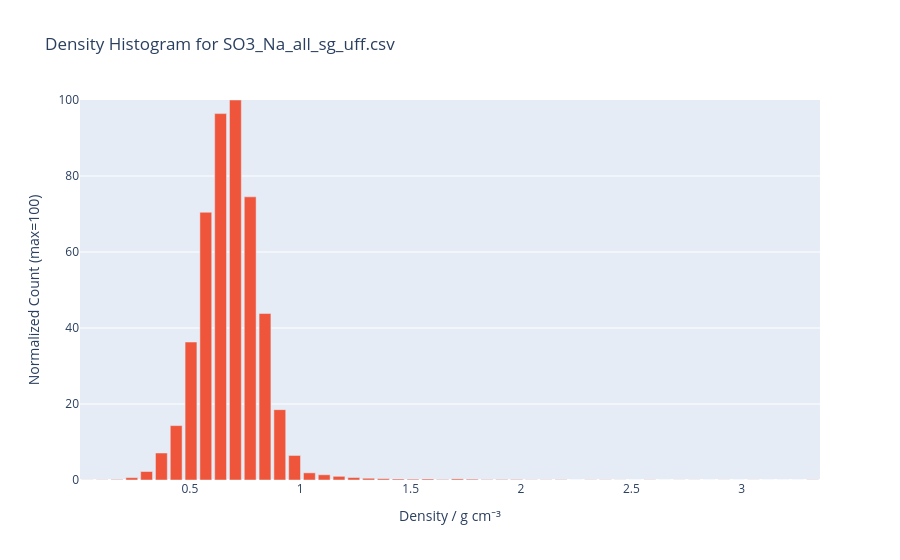
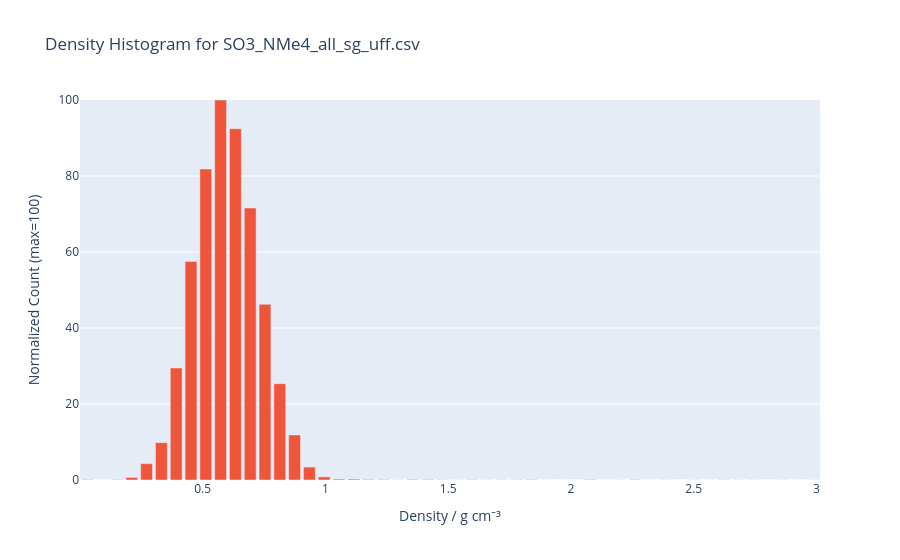
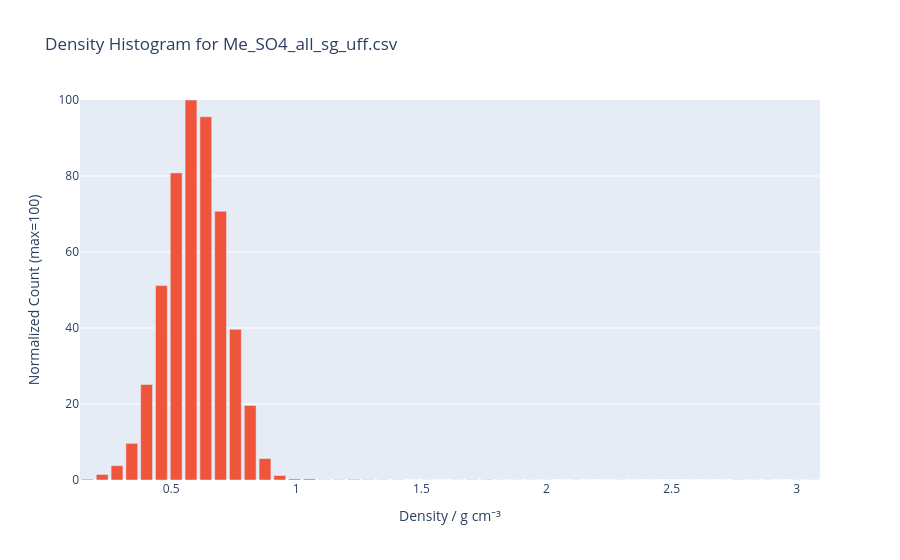

The notebook cell saved with these charts, in order:
### Code cell
import plotly.graph_objects as go
from plotly.subplots import make_subplots


def plot_density_histogram(csv_path, n_bins=50):
    """
    Plot a histogram of densities from a CSV file.
    The tallest bin is normalized to 100.
    """
    df = pd.read_csv(csv_path)
    densities = []

    # Assuming density is in the first column of each 3-column block
    for i in range(3, df.shape[1], 3):
        col = pd.to_numeric(df.iloc[:, i], errors='coerce').dropna()
        densities.extend(col.tolist())

    # Compute histogram
    counts, bins = np.histogram(densities, bins=n_bins)
    bin_centers = (bins[:-1] + bins[1:]) / 2

    # Normalize so tallest bin = 100
    if len(counts) > 0:
        counts = counts / counts.max() * 100

    # Plot
    fig = px.bar(
        x=bin_centers,
        y=counts,
        title=f"Density Histogram for {csv_path}",
        labels={"x": "Density / g cm⁻³", "y": "Normalized Count (max=100)"},
        color_discrete_sequence=['#EF553B']
    )
    fig.update_yaxes(range=[0, 100])
    fig.show()

plot_density_histogram('SO3_Na_all_sg_uff.csv')
plot_density_histogram('SO3_NMe4_all_sg_uff.csv')
plot_density_histogram('Me_SO4_all_sg_uff.csv')

### Figure 1 — Plotly figure (JSON) as saved in the notebook; plotly's stock layout.template omitted (floating-point values rounded to 4 significant figures)
{"data": [{"hovertemplate": "Density / g cm⁻³=%{x}<br>Normalized Count (max=100)=%{y}<extra></extra>", "legendgroup": "", "marker": {"color": "#EF553B", "pattern": {"shape": ""}}, "name": "", "orientation": "v", "showlegend": false, "textposition": "auto", "type": "bar", "x": [0.03558, 0.1026, 0.1697, 0.2367, 0.3038, 0.3708, 0.4379, 0.5049, 0.572, 0.639, 0.7061, 0.7731, 0.8402, 0.9072, 0.9743, 1.041, 1.108, 1.175, 1.242, 1.31, 1.377, 1.444, 1.511, 1.578, 1.645, 1.712, 1.779, 1.846, 1.913, 1.98, 2.047, 2.114, 2.181, 2.248, 2.315, 2.382, 2.449, 2.516, 2.583, 2.651, 2.718, 2.785, 2.852, 2.919, 2.986, 3.053, 3.12, 3.187, 3.254, 3.321], "xaxis": "x", "y": [0.02691, 0.05382, 0.1346, 0.6189, 2.234, 7.104, 14.32, 36.3, 70.45, 96.42, 100.0, 74.52, 43.81, 18.51, 6.459, 1.884, 1.372, 0.9688, 0.6459, 0.4575, 0.3498, 0.2691, 0.2153, 0.2691, 0.1346, 0.296, 0.2153, 0.1076, 0.1346, 0.1346, 0.05382, 0.05382, 0.08073, 0.0, 0.05382, 0.05382, 0.02691, 0.0, 0.05382, 0.0, 0.02691, 0.02691, 0.0, 0.02691, 0.0, 0.02691, 0.0, 0.0, 0.0, 0.05382], "yaxis": "y"}], "layout": {"barmode": "relative", "legend": {"tracegroupgap": 0}, "title": {"text": "Density Histogram for SO3_Na_all_sg_uff.csv"}, "xaxis": {"anchor": "y", "domain": [0, 1], "title": {"text": "Density / g cm⁻³"}}, "yaxis": {"anchor": "x", "domain": [0, 1], "range": [0, 100], "title": {"text": "Normalized Count (max=100)"}}}}

### Figure 2 — Plotly figure (JSON) as saved in the notebook; plotly's stock layout.template omitted (floating-point values rounded to 4 significant figures)
{"data": [{"hovertemplate": "Density / g cm⁻³=%{x}<br>Normalized Count (max=100)=%{y}<extra></extra>", "legendgroup": "", "marker": {"color": "#EF553B", "pattern": {"shape": ""}}, "name": "", "orientation": "v", "showlegend": false, "textposition": "auto", "type": "bar", "x": [0.03054, 0.09081, 0.1511, 0.2114, 0.2716, 0.3319, 0.3922, 0.4525, 0.5127, 0.573, 0.6333, 0.6936, 0.7538, 0.8141, 0.8744, 0.9347, 0.9949, 1.055, 1.115, 1.176, 1.236, 1.296, 1.357, 1.417, 1.477, 1.537, 1.598, 1.658, 1.718, 1.778, 1.839, 1.899, 1.959, 2.02, 2.08, 2.14, 2.2, 2.261, 2.321, 2.381, 2.442, 2.502, 2.562, 2.622, 2.683, 2.743, 2.803, 2.863, 2.924, 2.984], "xaxis": "x", "y": [0.1087, 0.0, 0.08152, 0.6793, 4.293, 9.837, 29.48, 57.53, 81.82, 100.0, 92.45, 71.58, 46.22, 25.35, 11.85, 3.397, 0.8152, 0.2446, 0.2446, 0.1359, 0.1087, 0.02717, 0.1359, 0.1087, 0.05435, 0.02717, 0.05435, 0.02717, 0.05435, 0.05435, 0.08152, 0.0, 0.0, 0.0, 0.1087, 0.0, 0.02717, 0.08152, 0.0, 0.02717, 0.0, 0.02717, 0.0, 0.05435, 0.02717, 0.02717, 0.0, 0.02717, 0.0, 0.02717], "yaxis": "y"}], "layout": {"barmode": "relative", "legend": {"tracegroupgap": 0}, "title": {"text": "Density Histogram for SO3_NMe4_all_sg_uff.csv"}, "xaxis": {"anchor": "y", "domain": [0, 1], "title": {"text": "Density / g cm⁻³"}}, "yaxis": {"anchor": "x", "domain": [0, 1], "range": [0, 100], "title": {"text": "Normalized Count (max=100)"}}}}

### Figure 3 — Plotly figure (JSON) as saved in the notebook; plotly's stock layout.template omitted (floating-point values rounded to 4 significant figures)
{"data": [{"hovertemplate": "Density / g cm⁻³=%{x}<br>Normalized Count (max=100)=%{y}<extra></extra>", "legendgroup": "", "marker": {"color": "#EF553B", "pattern": {"shape": ""}}, "name": "", "orientation": "v", "showlegend": false, "textposition": "auto", "type": "bar", "x": [0.1654, 0.2246, 0.2837, 0.3428, 0.402, 0.4611, 0.5202, 0.5794, 0.6385, 0.6977, 0.7568, 0.8159, 0.8751, 0.9342, 0.9933, 1.052, 1.112, 1.171, 1.23, 1.289, 1.348, 1.407, 1.466, 1.526, 1.585, 1.644, 1.703, 1.762, 1.821, 1.88, 1.94, 1.999, 2.058, 2.117, 2.176, 2.235, 2.294, 2.353, 2.413, 2.472, 2.531, 2.59, 2.649, 2.708, 2.767, 2.827, 2.886, 2.945, 3.004, 3.063], "xaxis": "x", "y": [0.2051, 1.462, 3.769, 9.641, 25.13, 51.15, 80.82, 100.0, 95.59, 70.72, 39.67, 19.62, 5.641, 1.179, 0.2821, 0.2821, 0.05128, 0.07692, 0.1538, 0.07692, 0.05128, 0.05128, 0.0, 0.02564, 0.0, 0.02564, 0.05128, 0.07692, 0.02564, 0.02564, 0.02564, 0.02564, 0.0, 0.02564, 0.0, 0.0, 0.02564, 0.0, 0.0, 0.0, 0.0, 0.0, 0.0, 0.0, 0.05128, 0.02564, 0.02564, 0.0, 0.02564, 0.02564], "yaxis": "y"}], "layout": {"barmode": "relative", "legend": {"tracegroupgap": 0}, "title": {"text": "Density Histogram for Me_SO4_all_sg_uff.csv"}, "xaxis": {"anchor": "y", "domain": [0, 1], "title": {"text": "Density / g cm⁻³"}}, "yaxis": {"anchor": "x", "domain": [0, 1], "range": [0, 100], "title": {"text": "Normalized Count (max=100)"}}}}
